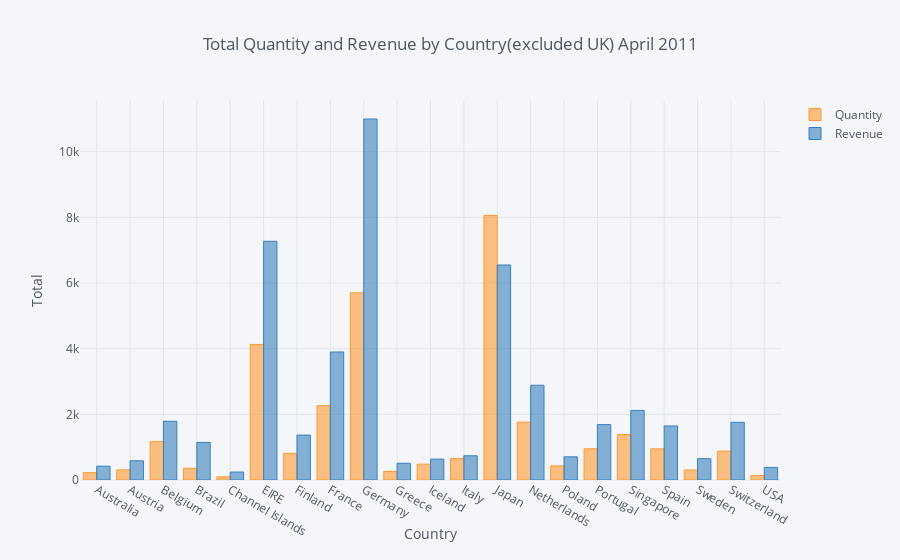

Notebook cell for this chart:
### Code cell
data1.iplot(kind='bar', x='Country', xTitle='Country',
           yTitle='Total', title='Total Quantity and Revenue by Country(excluded UK) April 2011')

### Figure 1 — Plotly figure (JSON) as saved in the notebook; plotly's stock layout.template omitted (floating-point values rounded to 4 significant figures)
{"data": [{"marker": {"color": "rgba(255, 153, 51, 0.6)", "line": {"color": "rgba(255, 153, 51, 1.0)", "width": 1}}, "name": "Quantity", "orientation": "v", "text": "", "type": "bar", "uid": "287415d8-5e7a-47b4-9826-2417e3f620ab", "x": ["Australia", "Austria", "Belgium", "Brazil", "Channel Islands", "EIRE", "Finland", "France", "Germany", "Greece", "Iceland", "Italy", "Japan", "Netherlands", "Poland", "Portugal", "Singapore", "Spain", "Sweden", "Switzerland", "USA"], "y": [224, 308, 1170, 356, 96, 4129, 810, 2265, 5702, 260, 483, 653, 8058, 1762, 432, 951, 1384, 948, 306, 878, 137]}, {"marker": {"color": "rgba(55, 128, 191, 0.6)", "line": {"color": "rgba(55, 128, 191, 1.0)", "width": 1}}, "name": "Revenue", "orientation": "v", "text": "", "type": "bar", "uid": "efab52d6-c52e-4870-91db-76ec263e28c8", "x": ["Australia", "Austria", "Belgium", "Brazil", "Channel Islands", "EIRE", "Finland", "France", "Germany", "Greece", "Iceland", "Italy", "Japan", "Netherlands", "Poland", "Portugal", "Singapore", "Spain", "Sweden", "Switzerland", "USA"], "y": [421.6, 584.8, 1788.0, 1144.0, 243.0, 7270.0, 1369.0, 3899.0, 10990.0, 509.7, 636.2, 737.8, 6549.0, 2887.0, 705.8, 1688.0, 2119.0, 1646.0, 649.1, 1757.0, 383.9]}], "layout": {"legend": {"bgcolor": "#F5F6F9", "font": {"color": "#4D5663"}}, "paper_bgcolor": "#F5F6F9", "plot_bgcolor": "#F5F6F9", "title": {"font": {"color": "#4D5663"}, "text": "Total Quantity and Revenue by Country(excluded UK) April 2011"}, "xaxis": {"gridcolor": "#E1E5ED", "showgrid": true, "tickfont": {"color": "#4D5663"}, "title": {"font": {"color": "#4D5663"}, "text": "Country"}, "zerolinecolor": "#E1E5ED"}, "yaxis": {"gridcolor": "#E1E5ED", "showgrid": true, "tickfont": {"color": "#4D5663"}, "title": {"font": {"color": "#4D5663"}, "text": "Total"}, "zerolinecolor": "#E1E5ED"}}}
